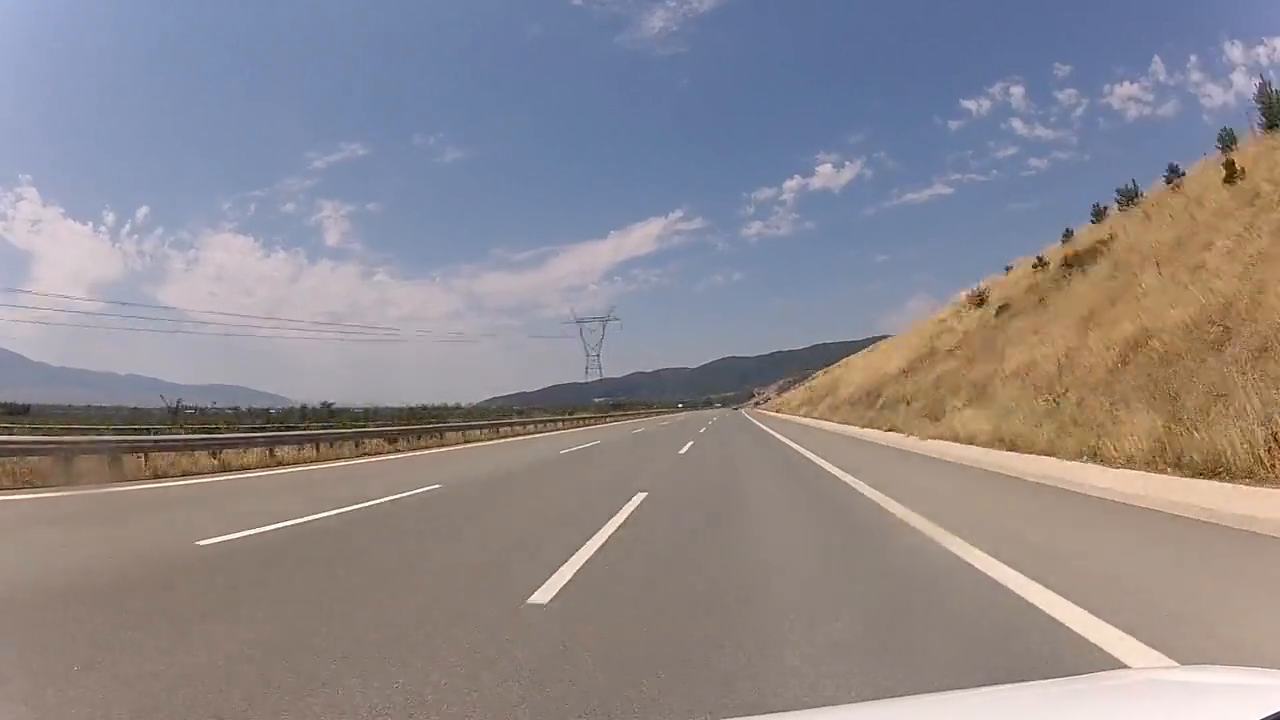
#> input picture frame 24 of DVA472/Video_2.mp4, 1280 x 720 px, given in place of Video_1.mp4, which was not available
$ python Canny2.py
#> lines starting #> are read from the running program, lines starting #| are printed output that depends on the picture; after the words box and inside, x2 and y2 are one past the last pixel; in counts of white or black regions, pixels touching at a corner belong together
import numpy as np
import argparse
import cv2
import argparse

ap = argparse.ArgumentParser() # Create argument parser
ap.add_argument('-tl',type= float) # User input lower threshold
ap.add_argument('-th',type= float) # User input higher threshold
args = vars(ap.parse_args())
TL = args['tl'] # Save argument as variable
TH = args['th'] # Save argument as variable
cap = cv2.VideoCapture('C:\Dev\MDH\DVA472\Video_1.mp4') # Input video

while(1): # Loop
    ret, frame = cap.read() # Read frames
#> frame is the input picture: shape (720, 1280, 3); mean B, G, R 141.9, 137.3, 142.7
    gray_vid = cv2.cvtColor(frame, cv2.IMREAD_GRAYSCALE) # Change from colour to grayscale

    cv2.imshow('Original',frame) # Show the original frame input
    edged_frame = cv2.Canny(frame,100,200) # Apply canny filter
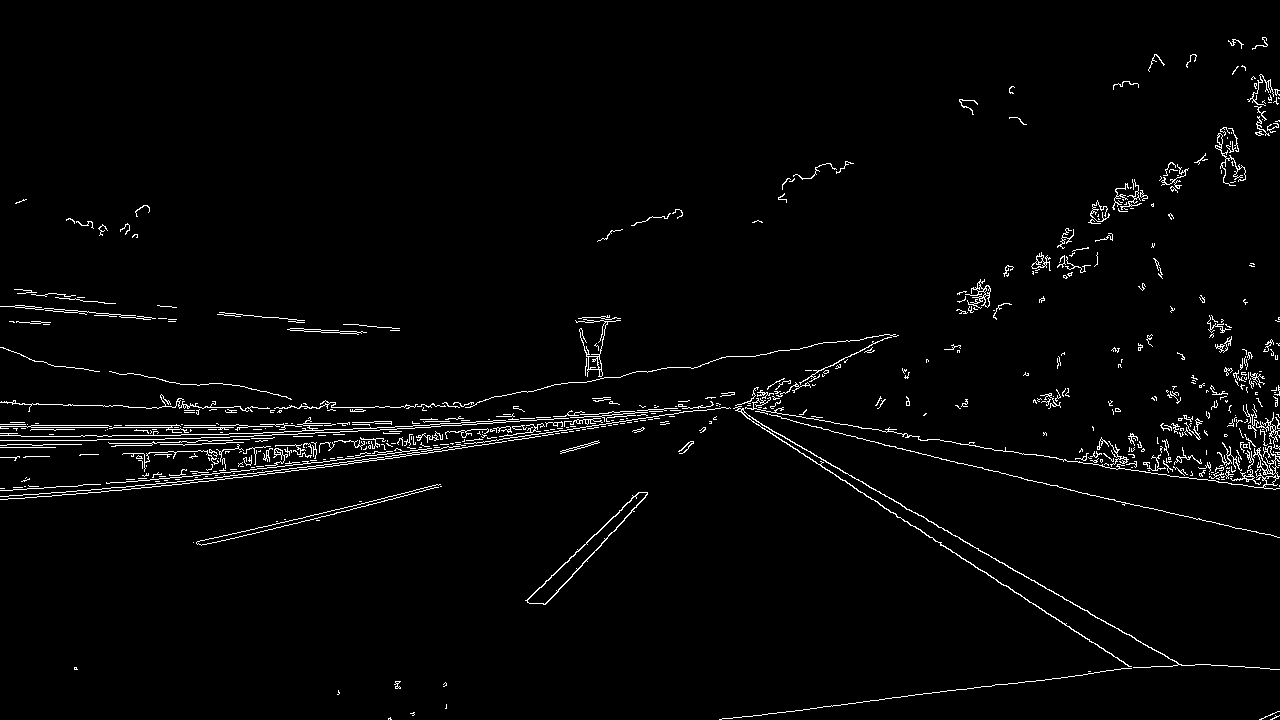
#> edged_frame: shape (720, 1280); 2.3% white in thin lines or dots
    cv2.imshow('Edges',edged_frame) # Show Canny image
    lower_yellow = np.array([20, 100, 100], dtype = 'uint8')
    upper_yellow = np.array([30, 255, 255], dtype='uint8')

#> (the run stopped early here; a loop or call above may not have finished)

$ run again, starting later in the video
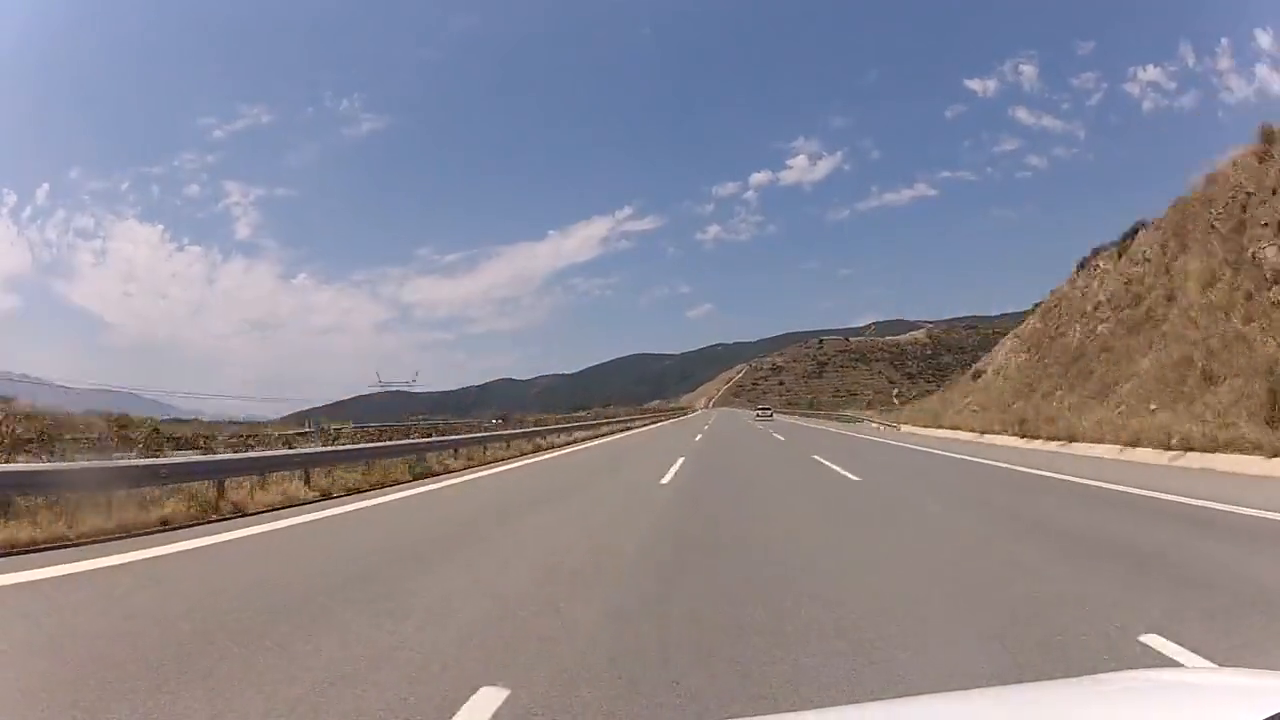
#> input picture frame 111 of DVA472/Video_2.mp4, 1280 x 720 px, given in place of Video_1.mp4, which was not available
#> frame is the input picture: shape (720, 1280, 3); mean B, G, R 146.6, 136.5, 139.6
#> `edged_frame = cv2.Canny(frame,100,200)`:
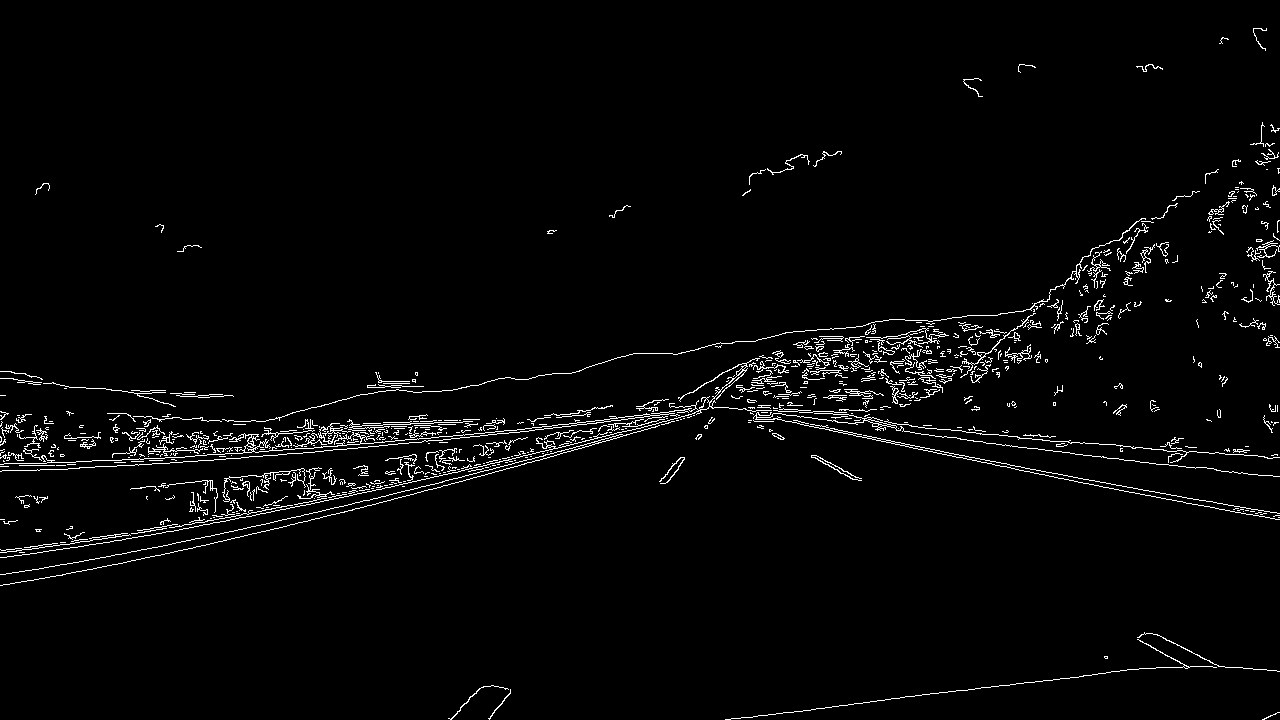
#> edged_frame: shape (720, 1280); 2.6% white in thin lines or dots

$ run again, starting later in the video
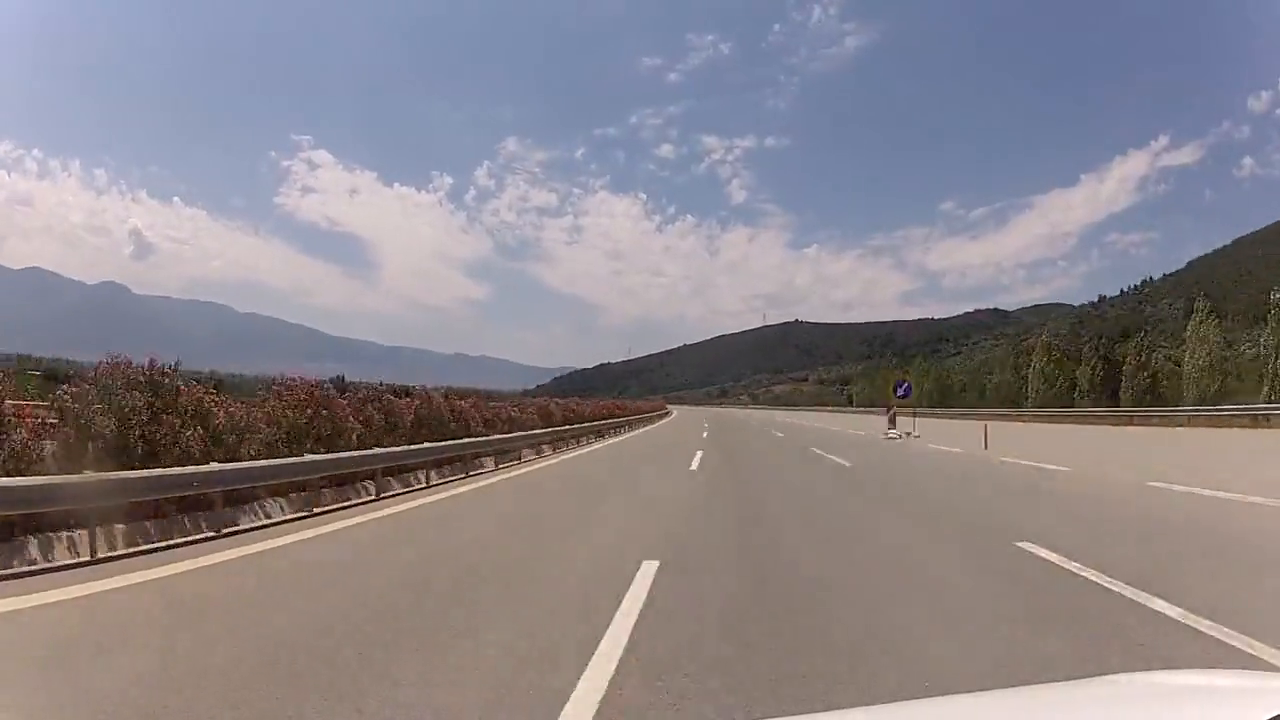
#> input picture frame 198 of DVA472/Video_2.mp4, 1280 x 720 px, given in place of Video_1.mp4, which was not available
#> frame is the input picture: shape (720, 1280, 3); mean B, G, R 137.6, 132.3, 138.5
#> `edged_frame = cv2.Canny(frame,100,200)`:
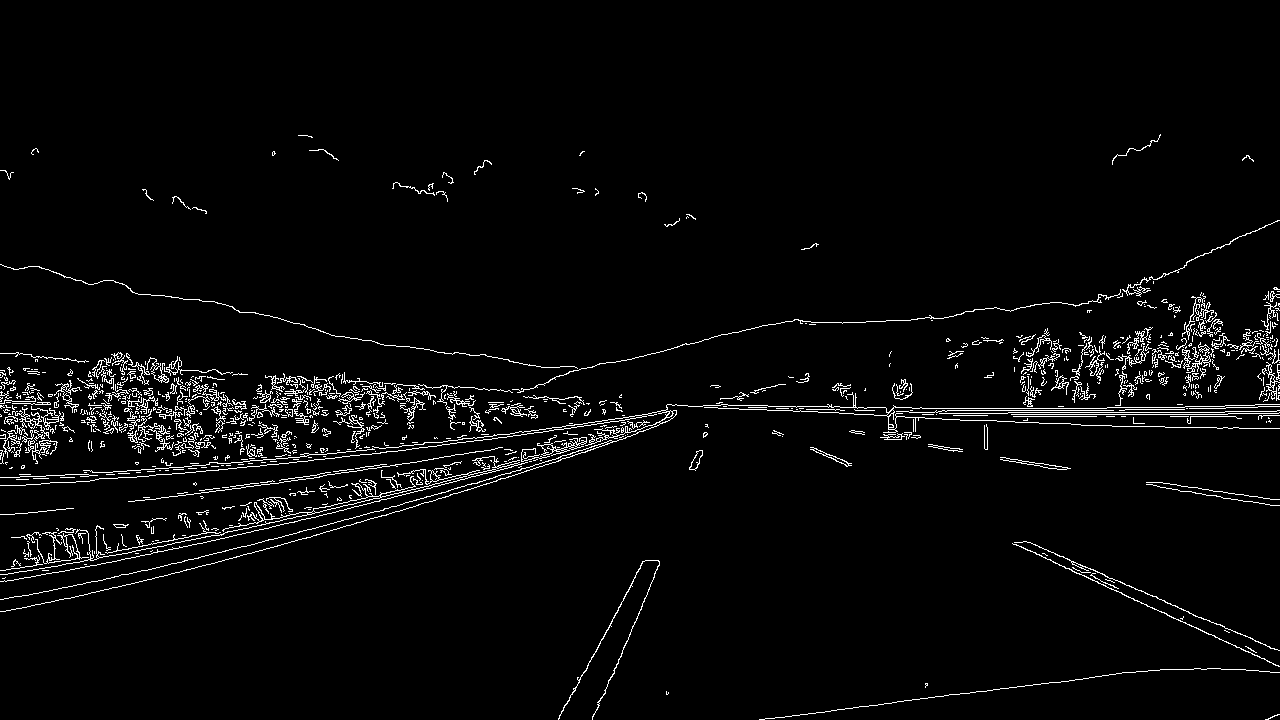
#> edged_frame: shape (720, 1280); 3.2% white in thin lines or dots, all inside (x1, y1, x2, y2) = (0, 134, 1280, 720)
